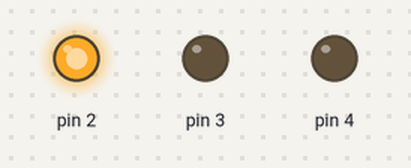
Recording of a sketch running on a simulated Arduino Uno, built with avr-gcc and run on an emulated ATmega328P. Shown: output pins drawn as LEDs (lit = HIGH).

Above: at 0.1 s.
At 1.1 s:
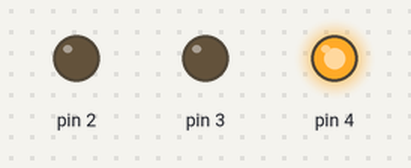
At 2.7 s:
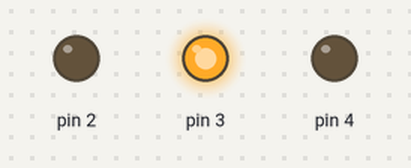
Timing chart, 0 to 3.0 s (numbered marks = the images above):
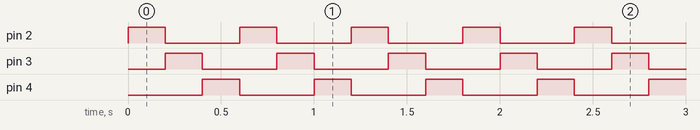

The sketch:

First_Sketch.ino
```cpp
// C++ code
//

#define LED_RED 2

void setup()
{
  pinMode(2, OUTPUT);
  pinMode(3, OUTPUT);
  pinMode(4, OUTPUT);
}

void loop()
{
  digitalWrite(2, HIGH);
  digitalWrite(3, LOW);
  digitalWrite(4, LOW);
  delay(200); // Wait for 1000 millisecond(s)
  digitalWrite(2, LOW);
  digitalWrite(3, HIGH);
  digitalWrite(4, LOW);
  delay(200); // Wait for 1000 millisecond(s)
  digitalWrite(2, LOW);
  digitalWrite(3, LOW);
  digitalWrite(4, HIGH);
  delay(200); // Wait for 1000 millisecond(s)
}
```

Measured:
- by itself, pin 2–4: alternates HIGH for 0.20 s and LOW for 0.40 s
- by itself, everything shown: repeats every 0.60 s, in 3 steps
